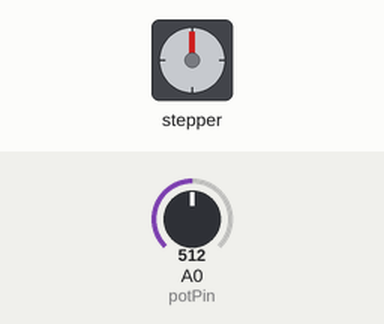
Recording of a sketch running on a simulated Arduino Uno, built with avr-gcc and run on an emulated ATmega328P. Parts: stepper motor. The test bench sets the inputs (shaded band); at power-on: A0 (potPin) = 512. Stepper angles assume 2048 steps per turn.

Above: at 0.15 s.
At 6.8 s:
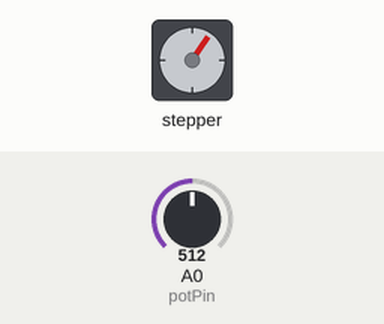
6.9 s: A0 (potPin) set to 716
At 7.09 s:
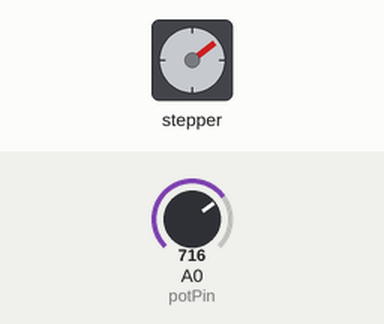
Timing chart, 0 to 19.7 s (numbered marks = the images above; inputs shaded):
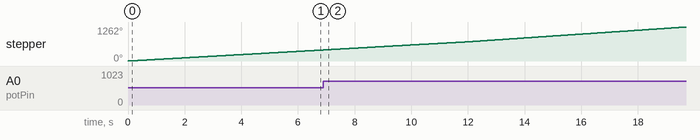

The sketch:

Step_Motor_with_potentiometer.ino
```cpp
#include <Stepper.h>

const int stepsPerRevolution = 2048;
Stepper myStepper = Stepper(stepsPerRevolution, 8, 10, 9, 11);

int potPin = A0;
int val = 0;

void setup() {
  Serial.begin(9600);
}
void loop() {
  val = analogRead(potPin);
  int newSpeed = val / 100;
  myStepper.setSpeed(newSpeed + 5);
  myStepper.step(stepsPerRevolution);
}
```
